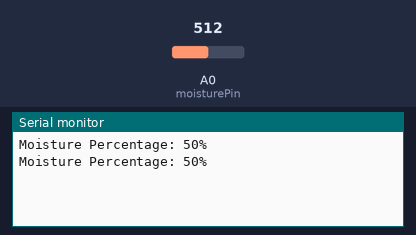
The sketch below on a simulated Arduino Uno, built with avr-gcc and run on an emulated ATmega328P. On the bench: the last lines printed to the serial monitor. Inputs (shaded band) come from the test bench; at power-on: A0 (moisturePin) = 512.

Above: at 1.8 s.
1.9 s: A0 (moisturePin) set to 716
At 2.5 s:
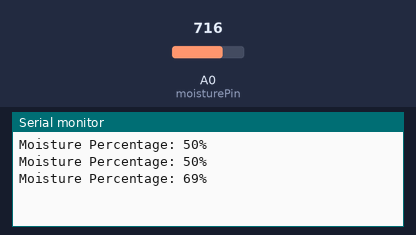
3.4 s: A0 (moisturePin) set to 900
At 4.8 s:
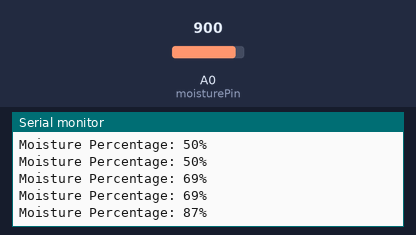
Timing chart, 0 to 6.4 s (numbered marks = the images above; inputs shaded):
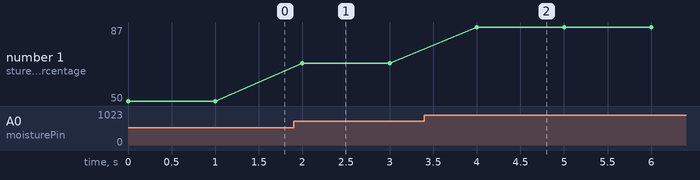

The sketch:

Read_Soil_Moisture_Sensor.ino
```cpp
// Soil moisture sensor pin
const int moisturePin = A0;

void setup() {
  // Start the serial communication
  Serial.begin(9600);
}

void loop() {
  // Read the analog value from the soil moisture sensor
  int moistureValue = analogRead(moisturePin);

  // Convert the analog value to a percentage (0-100%)
  int moisturePercentage = map(moistureValue, 0, 1023, 0, 100);

  // Print the moisture percentage to the serial monitor
  Serial.print("Moisture Percentage: ");
  Serial.print(moisturePercentage);
  Serial.println("%");

  // Delay for a short interval before the next reading
  delay(1000);
}
```

Measured:
- after the input at 1.9 s, the serial monitor: prints a new line after 0.10 s (image 1)
- after the input at 3.4 s, the serial monitor: prints a new line after 0.60 s (image 2)
- plotted number 1: 50 → 69 after the input at 1.9 s, 69 → 87 after the input at 3.4 s
